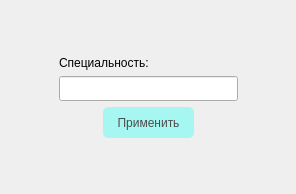
<?xml version="1.0" encoding="UTF-8"?>
<ui version="4.0">
 <class>Dialog</class>
 <widget class="QDialog" name="Dialog">
  <property name="geometry">
   <rect>
    <x>0</x>
    <y>0</y>
    <width>296</width>
    <height>194</height>
   </rect>
  </property>
  <property name="windowTitle">
   <string>Dialog</string>
  </property>
  <layout class="QGridLayout" name="gridLayout">
   <item row="0" column="0">
    <layout class="QHBoxLayout" name="horizontalLayout_2">
     <item>
      <spacer name="horizontalSpacer_3">
       <property name="orientation">
        <enum>Qt::Horizontal</enum>
       </property>
       <property name="sizeHint" stdset="0">
        <size>
         <width>40</width>
         <height>20</height>
        </size>
       </property>
      </spacer>
     </item>
     <item>
      <layout class="QVBoxLayout" name="verticalLayout_3">
       <item>
        <spacer name="verticalSpacer">
         <property name="orientation">
          <enum>Qt::Vertical</enum>
         </property>
         <property name="sizeHint" stdset="0">
          <size>
           <width>20</width>
           <height>40</height>
          </size>
         </property>
        </spacer>
       </item>
       <item>
        <layout class="QVBoxLayout" name="verticalLayout_2">
         <item>
          <layout class="QVBoxLayout" name="verticalLayout">
           <item>
            <widget class="QLabel" name="label">
             <property name="text">
              <string>Специальность:</string>
             </property>
            </widget>
           </item>
           <item>
            <widget class="QLineEdit" name="lineEdit">
             <property name="minimumSize">
              <size>
               <width>179</width>
               <height>25</height>
              </size>
             </property>
            </widget>
           </item>
          </layout>
         </item>
         <item>
          <layout class="QHBoxLayout" name="horizontalLayout">
           <item>
            <spacer name="horizontalSpacer">
             <property name="orientation">
              <enum>Qt::Horizontal</enum>
             </property>
             <property name="sizeHint" stdset="0">
              <size>
               <width>40</width>
               <height>20</height>
              </size>
             </property>
            </spacer>
           </item>
           <item>
            <widget class="QPushButton" name="btn_2">
             <property name="sizePolicy">
              <sizepolicy hsizetype="Fixed" vsizetype="Fixed">
               <horstretch>0</horstretch>
               <verstretch>0</verstretch>
              </sizepolicy>
             </property>
             <property name="minimumSize">
              <size>
               <width>91</width>
               <height>31</height>
              </size>
             </property>
             <property name="styleSheet">
              <string notr="true">QPushButton{
	border-radius: 5px;
	background-color: #a6f7f1;
   	transition: 2s linear; 
	color: #4c4d4d;
}

QPushButton:hover{
	background-color: #89f0ea;
}

</string>
             </property>
             <property name="text">
              <string>Применить</string>
             </property>
            </widget>
           </item>
           <item>
            <spacer name="horizontalSpacer_2">
             <property name="orientation">
              <enum>Qt::Horizontal</enum>
             </property>
             <property name="sizeHint" stdset="0">
              <size>
               <width>40</width>
               <height>20</height>
              </size>
             </property>
            </spacer>
           </item>
          </layout>
         </item>
        </layout>
       </item>
       <item>
        <spacer name="verticalSpacer_2">
         <property name="orientation">
          <enum>Qt::Vertical</enum>
         </property>
         <property name="sizeHint" stdset="0">
          <size>
           <width>20</width>
           <height>40</height>
          </size>
         </property>
        </spacer>
       </item>
      </layout>
     </item>
     <item>
      <spacer name="horizontalSpacer_4">
       <property name="orientation">
        <enum>Qt::Horizontal</enum>
       </property>
       <property name="sizeHint" stdset="0">
        <size>
         <width>40</width>
         <height>20</height>
        </size>
       </property>
      </spacer>
     </item>
    </layout>
   </item>
  </layout>
 </widget>
 <resources/>
 <connections/>
</ui>
